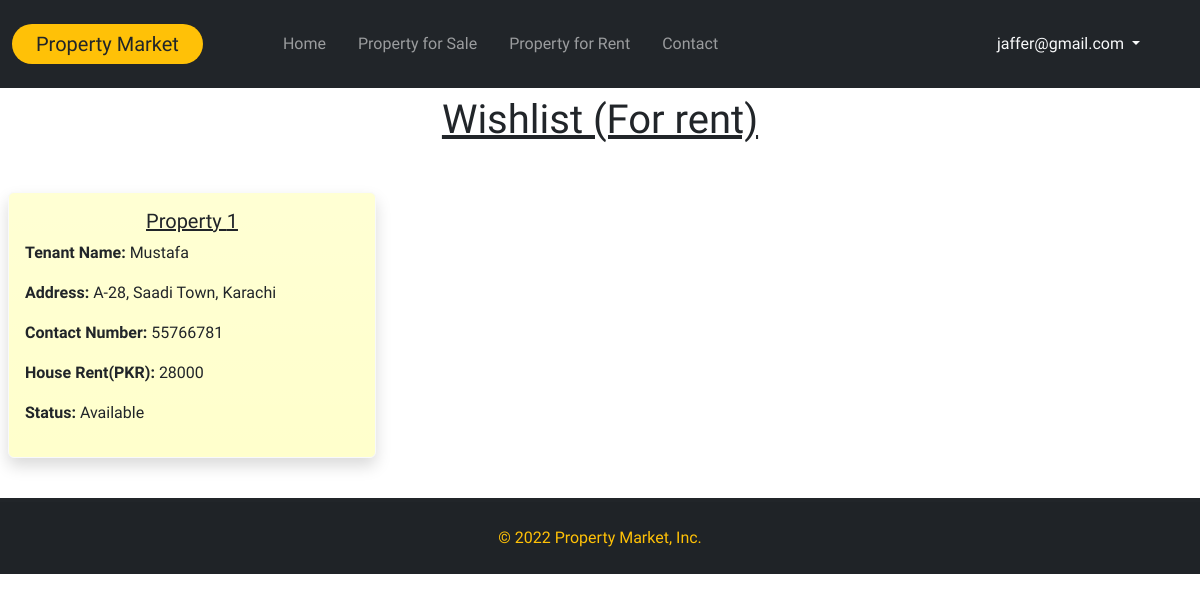
/wish_rent.php (signed in), run on the app's committed database.
### tables this page shows
CREATE TABLE `property_rent` (
  `Prop_rent_id` int(11) NOT NULL,
  `Tenant_name` varchar(50) NOT NULL,
  `Contact_number` int(11) NOT NULL,
  `Address` varchar(100) NOT NULL,
  `House_rent` int(11) NOT NULL,
  `Status` varchar(50) NOT NULL
);

### wish_rent.php (the view, shortened to what this page needs)
<?php
include('connection.php');
$email = $_SESSION['email'];
$query2 = "SELECT User_id FROM user WHERE Email = '$email'";
$result2 = mysqli_query($con, $query2);
while ($row = mysqli_fetch_array($result2)) {
    $id = $row[0];
}
$prop_id_query = mysqli_query($con, "SELECT Prop_rent_id from wishlist_rent where User_id = '$id'");
$rows = mysqli_fetch_all($prop_id_query);
$count = mysqli_num_rows($prop_id_query);
?>
<!doctype html>
<html lang="en">
<head>
    <link href="https://cdn.jsdelivr.net/npm/bootstrap@5.2.0-beta1/dist/css/bootstrap.min.css" rel="stylesheet">
    <link rel="stylesheet" href="style.css">
</head>
<body>
    <nav class="navbar navbar-expand-lg bg-dark navbar-dark py-4">
        <div class="container-fluid">
            <a class="navbar-brand px-4 bg-warning rounded-pill text-dark" href="index.php">Property Market</a>
            <div class="collapse navbar-collapse" id="navbarSupportedContent">
                <ul class="navbar-nav me-auto mb-2 mb-lg-0 px-5">
                    <li class="nav-item px-2">
                        <a class="nav-link" aria-current="page" href="index.php">Home</a>
                    </li>
                    <li class="nav-item px-2">
                        <a class="nav-link" href="Prop_sale.php">Property for Sale</a>
                    </li>
                    <li class="nav-item px-2">
                        <a class="nav-link" href="Prop_rent.php">Property for Rent</a>
                    </li>
                    <li class="nav-item px-2">
                        <a class="nav-link" href="contact.php">Contact</a>
                    </li>
                </ul>
                <?php if (!isset($_SESSION['email'])) : ?>
                    <button type="button" class="btn btn-outline-warning mx-2" data-bs-toggle="modal" data-bs-target="#signinModal">
                        Sign In
                    </button>
                    <button type="button" class="btn btn-outline-warning" data-bs-toggle="modal" data-bs-target="#signupModal">
                        Sign Up
                    </button>
                <?php else : ?>
                    <div class="dropdown text-end me-5" id="emailborder">
                        <a href="#" class="d-block link-light text-decoration-none dropdown-toggle text-light" id="dropdownUser1" data-bs-toggle="dropdown" aria-expanded="false">
                            <?php echo $_SESSION['email'] ?>
                        </a>
                    <?php endif; ?>
                    </div>
            </div>
        </div>
    </nav>
    <main>
        <div class="text-center text-decoration-underline m-2">
            <h1>Wishlist (For rent)</h1>
        </div>
        <?php if ($count > 0) : ?>
            <div class="row row-cols-1 row-cols-md-3 g-4 my-3">
                <?php for ($x = 1; $x < $count + 1; $x++) : ?>
                    <div class="col">
                        <div class="card h-100 bg-gradient border-light shadow m-2" style="background-color: #FFFFCC;">
                            <div class="card-body">
                                <h5 class="card-title text-center text-decoration-underline">Property <?php echo $x; ?></h5>
                                <p class="card-text"><b>Tenant Name: </b><?php $owner = $rows[$x - 1][0];
                                                                            $tenant_query = "SELECT Tenant_name from property_rent where Prop_rent_id = '$owner'";
                                                                            $result = mysqli_query($con, $tenant_query);
                                                                            while ($row2 = mysqli_fetch_array($result)) {
                                                                                $tenant_name = $row2[0];
                                                                            }
                                                                            echo "$tenant_name"; ?></p>
                                <p class="card-text"><b>Address: </b><?php $address_query = "SELECT Address from property_rent where Prop_rent_id = '$owner'";
                                                                        $result = mysqli_query($con, $address_query);
                                                                        while ($row2 = mysqli_fetch_array($result)) {
                                                                            $location = $row2[0];
                                                                        }
                                                                        echo "$location"; ?></p>
                                <p class="card-text"><b>Contact Number: </b><?php $contact_query = "SELECT Contact_number from property_rent where Prop_rent_id = '$owner'";
                                                                            $result = mysqli_query($con, $contact_query);
                                                                            while ($row2 = mysqli_fetch_array($result)) {
                                                                                $contact_number = $row2[0];
                                                                            }
                                                                            echo "$contact_number"; ?></p>
                                <p class="card-text"><b>House Rent(PKR): </b><?php $housevalue_query = "SELECT House_rent from property_rent where Prop_rent_id = '$owner'";
                                                                                $result = mysqli_query($con, $housevalue_query);
                                                                                while ($row2 = mysqli_fetch_array($result)) {
                                                                                    $value = $row2[0];
                                                                                }
                                                                                echo "$value"; ?></p>
                                <p class="card-text"><b>Status: </b><?php $Status_query = "SELECT Status from property_rent where Prop_rent_id = '$owner'";
                                                                    $result = mysqli_query($con, $Status_query);
                                                                    while ($row2 = mysqli_fetch_array($result)) {
                                                                        $status = $row2[0];
                                                                    }
                                                                    echo "$status"; ?></p>
                            </div>
                        </div>
                    </div>
                <?php endfor; ?>
            </div>
        <?php else : ?>
            <div class="text-center mt-5">
                <h2>Your wishlist is empty!</h2>
            </div>
        <?php endif; ?>
    </main>
    <footer class="text-center text-lg-start bg-dark text-light pt-1 mt-5">
        <div class="text-left p-4" style="background-color: rgba(0, 0, 0, 0.05);">
            <div class="text-center text-warning">&copy; 2022 Property Market, Inc.</div>
        </div>
    </footer>
</body>
</html>

### style.css (style rules this page uses)
* { font-family: "Kdam Thmor Pro", sans-serif; }
main div.card { transition: all 0.75s; }

### data on the page
property_rent: Tenant_name "Mustafa", Address "A-28, Saadi Town, Karachi", Contact_number "55766781", House_rent "28000", Status "Available"

### other printed values
$_SESSION['email'] "jaffer@gmail.com"
